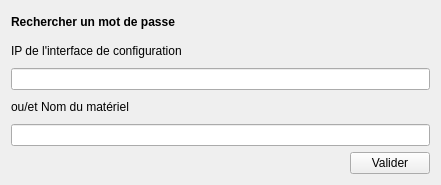
<?xml version="1.0" encoding="UTF-8"?>
<ui version="4.0">
 <class>Fenetre_recherche</class>
 <widget class="QWidget" name="Fenetre_recherche">
  <property name="geometry">
   <rect>
    <x>0</x>
    <y>0</y>
    <width>441</width>
    <height>185</height>
   </rect>
  </property>
  <property name="windowTitle">
   <string>Form</string>
  </property>
  <layout class="QVBoxLayout" name="verticalLayout">
   <item>
    <layout class="QVBoxLayout" name="global">
     <item>
      <widget class="QLabel" name="label_4">
       <property name="font">
        <font>
         <weight>75</weight>
         <bold>true</bold>
        </font>
       </property>
       <property name="text">
        <string>Rechercher un mot de passe</string>
       </property>
      </widget>
     </item>
     <item>
      <widget class="QLabel" name="label">
       <property name="text">
        <string>IP de l'interface de configuration</string>
       </property>
      </widget>
     </item>
     <item>
      <widget class="QLineEdit" name="edit_ip"/>
     </item>
     <item>
      <widget class="QLabel" name="label_2">
       <property name="text">
        <string>ou/et Nom du matériel</string>
       </property>
      </widget>
     </item>
     <item>
      <widget class="QLineEdit" name="edit_nom"/>
     </item>
     <item>
      <layout class="QHBoxLayout" name="horizontalLayout">
       <item>
        <spacer name="horizontalSpacer">
         <property name="orientation">
          <enum>Qt::Horizontal</enum>
         </property>
         <property name="sizeHint" stdset="0">
          <size>
           <width>40</width>
           <height>20</height>
          </size>
         </property>
        </spacer>
       </item>
       <item>
        <widget class="QPushButton" name="bouton_valider">
         <property name="text">
          <string>Valider</string>
         </property>
        </widget>
       </item>
      </layout>
     </item>
    </layout>
   </item>
  </layout>
 </widget>
 <resources/>
 <connections/>
</ui>
